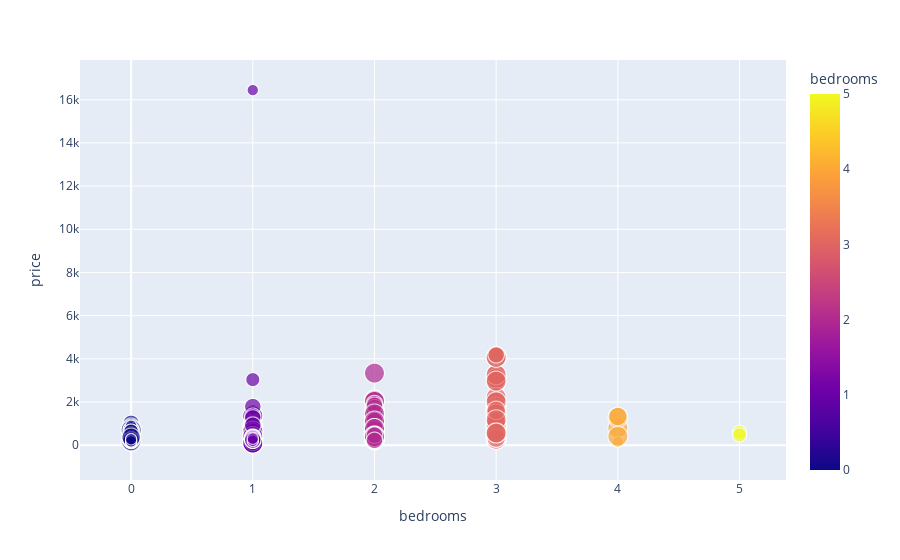

Notebook code for this chart:
### Markdown cell above
**Scatter plot**

### Code cell
fig1=px.scatter(df, x='bedrooms', y= 'price',size='person_capacity',color='bedrooms',hover_data=['cleanliness_rating','guest_satisfaction_rating','dist_city','dist_metro','rest_index_norm'])
fig1

### Figure 1 — Plotly figure (JSON) as saved in the notebook; plotly's stock layout.template omitted (floating-point values rounded to 4 significant figures; data arrays with more than 128 entries replaced by an {"elided": "..."} marker saying what was removed)
{"data": [{"customdata": {"elided": "6688x5 float values"}, "hovertemplate": "bedrooms=%{marker.color}<br>price=%{y}<br>person_capacity=%{marker.size}<br>cleanliness_rating=%{customdata[0]}<br>guest_satisfaction_rating=%{customdata[1]}<br>dist_city=%{customdata[2]}<br>dist_metro=%{customdata[3]}<br>rest_index_norm=%{customdata[4]}<extra></extra>", "legendgroup": "", "marker": {"color": {"elided": "6688 int values"}, "coloraxis": "coloraxis", "size": {"elided": "6688 int values"}, "sizemode": "area", "sizeref": 0.015, "symbol": "circle"}, "mode": "markers", "name": "", "showlegend": false, "type": "scattergl", "x": {"elided": "6688 int values"}, "xaxis": "x", "y": {"elided": "6688 float values"}, "yaxis": "y"}], "layout": {"coloraxis": {"colorbar": {"title": {"text": "bedrooms"}}, "colorscale": [[0, "#0d0887"], [0.1111, "#46039f"], [0.2222, "#7201a8"], [0.3333, "#9c179e"], [0.4444, "#bd3786"], [0.5556, "#d8576b"], [0.6667, "#ed7953"], [0.7778, "#fb9f3a"], [0.8889, "#fdca26"], [1, "#f0f921"]]}, "legend": {"itemsizing": "constant", "tracegroupgap": 0}, "margin": {"t": 60}, "xaxis": {"anchor": "y", "domain": [0, 1], "title": {"text": "bedrooms"}}, "yaxis": {"anchor": "x", "domain": [0, 1], "title": {"text": "price"}}}}
